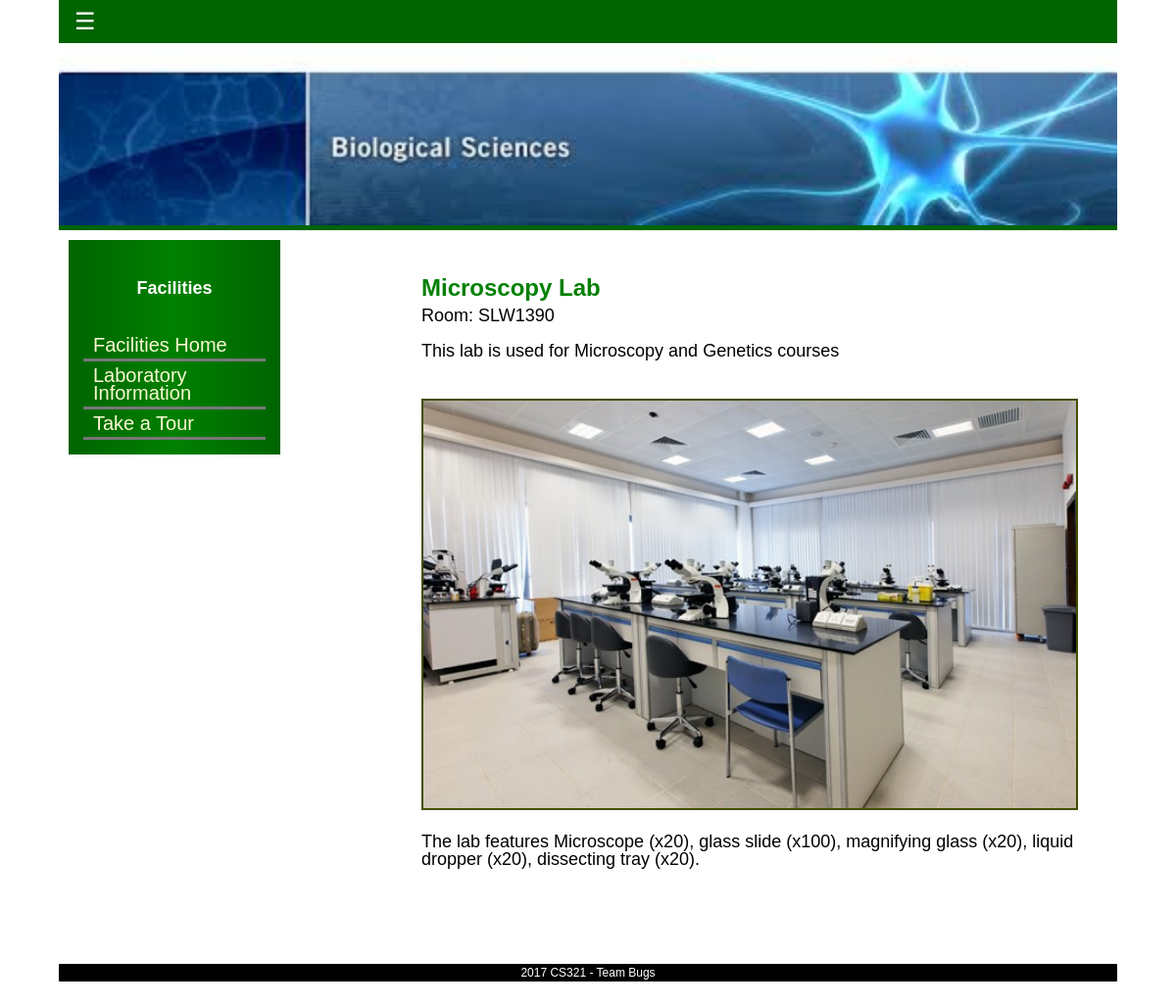
Screenshot of /Facilities-L1.php?index=1 with the database file from the repository.
### tables this page shows
CREATE TABLE `laboratories` (
  `ID` int(10) UNSIGNED NOT NULL,
  `name` text NOT NULL,
  `room` text NOT NULL,
  `used_for` text NOT NULL,
  `equipment` text NOT NULL,
  `image_link` text NOT NULL
);

### Facilities-L1.php (the view, shortened to what this page needs)
<?php
include('../php/inc.header.php');
?>
<body>
        <div id="content_wrapper">
            <div id="sidebar">
                    <h2>Facilities</h2>
                    <ul class="side_menu">
                        <li><a href="../Facilities/Home-Faci.php">Facilities Home</a></li>
                        <li><a href="../Facilities/Facilities-L.php">Laboratory Information</a></li>
                        <li><a href="../Facilities/Facilities-T.php">Take a Tour</a></li>
                    </ul>
            </div>
            <div id="content">
            	<div class="post_section">
                     <div class="post_content">
                     <?php
$servername = "localhost";
$username = "root";
$password = "password";
$dbname = "teambugsphase4";
$conn = new mysqli($servername, $username, $password, $dbname);
$sql = "SELECT name, room, used_for, equipment, image_link FROM laboratories WHERE ID = " . $_GET['index']. "";
$result = $conn->query($sql);
if ($result->num_rows > 0) {
    while($row = $result->fetch_assoc()) {
   echo     "<h2>" . $row["name"]. "</h2> Room: " . $row["room"]. "<br><br>
        <p>This lab is used for " . $row["used_for"]. "</p>
        <div id='lab_img'><img src='../images/" . $row["image_link"]. "' style='width: 100%'></div>
        <div><p>The lab features " . $row["equipment"]. "</p></div><br>";
        }
    } else {
        echo "0 results";
    }
?>
                </div>
            </div>
</div>
<?php
        include('../php/inc.footer.php')
?>

### styleLogan.css (style rules this page uses)
* { box-sizing: border-box; }
body { margin: 0 5%; padding: 0; line-height: 1.5em; font-family: Tahoma, Geneva, sans-serif; font-size: 12px; background: url("../images/back2.png"); }
h1,h2 { margin: 0; padding: 0; }
p { margin: 0px; padding: 0px; }
img { margin: 0px; padding: 0px; border: none; }
#content_wrapper { clear: both; }
#sidebar { float: left; width: 20%; background-image: linear-gradient( to right, darkgreen, green, darkgreen ); margin-top: 10px; margin-left: 10px; margin-bottom: 10px; padding: 10px; color: white; }
#sidebar h2 { padding: 30px; text-align: center; }
.side_menu { list-style: none; padding: 5px; margin: 0 0 0 0; }
.side_menu li { padding: 0; margin: 0; }
.side_menu li a { display: block; color: lightgoldenrodyellow; padding: 5px 10px; font-size: 20px; border-bottom: 3px solid #777777; }
#content { float: right; width: 75%; background: white; color:black; margin-top: 10px; margin-right: 10px; margin-bottom: 10px; font-size: 18px; }
.post_section { clear: both; position: relative; padding: 0 30px 30px 10px; margin-bottom: 20px; }
.post_section .post_content { padding: 30px 0 0 100px; }
.post_section h2 { color: green; font-size: 24px; font-weight: bold; padding: 10px 0 10px 0; }
.post_section p { margin-bottom: 20px; }
.post_section img { margin: 20px 0; border: 1px solid #000; }
#lab_img { position: relative; }
#lab_img img { border: solid 2px #414E00; }

### rows the page displays
laboratories: name "Microscopy Lab", room "SLW1390", used_for "Microscopy and Genetics courses", image_link (picture), equipment "Microscope (x20), glass slide (x100), magnifying glass (x20), liquid dropper (x20), dissecting tray (x20)."

### other values shown
$copyright_year "2017"
$copyright_text "CS321 - Team Bugs"
